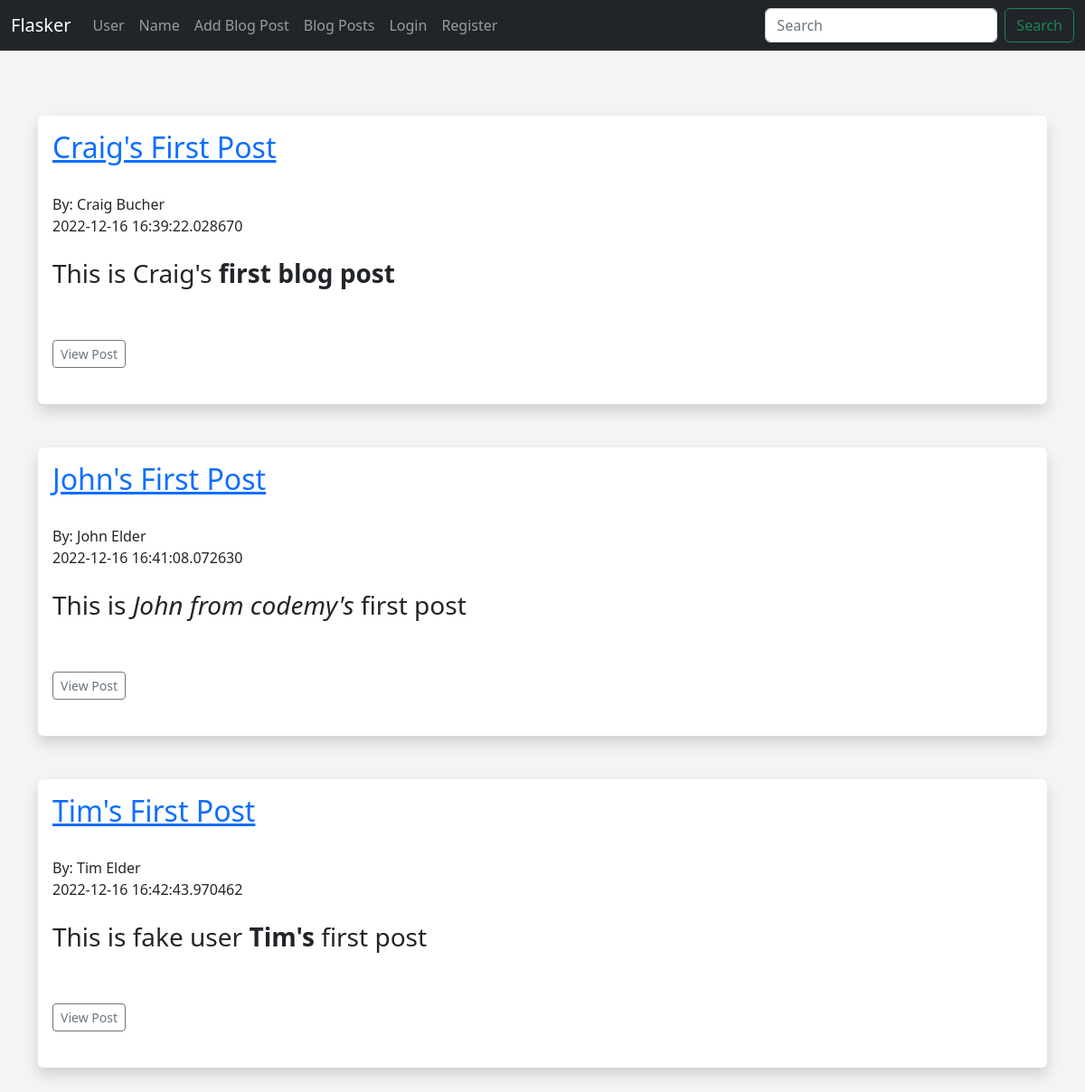
The page /posts on the database its author committed.
### models.py (models this page shows, shortened)
class Posts(db.Model):
    id = db.Column(db.Integer, primary_key=True)
    title = db.Column(db.String(255))
    content = db.Column(db.Text)
    date_posted = db.Column(db.DateTime, default=datetime.utcnow)
    slug = db.Column(db.String(255)) # way to reference post in URL other than just using ID
    poster_id = db.Column(db.Integer, db.ForeignKey('users.id'))

class Users(db.Model, UserMixin):
    id = db.Column(db.Integer, primary_key=True) # gets assigned automatically, since primary key
    username = db.Column(db.String(20), nullable=False)
    name = db.Column(db.String(200), nullable=False) # max length=200, cannot be blank
    email = db.Column(db.String(120), nullable=False, unique=True) # must be unique
    date_added = db.Column(db.DateTime, default=datetime.utcnow)
    favorite_color = db.Column(db.String(120))
    about_author = db.Column(db.Text(500), nullable=True)
    profile_pic = db.Column(db.String(), nullable=True)
    password_hash = db.Column(db.String(128))
    is_superuser = db.Column(db.Boolean, default=False, nullable=False)
    posts = db.relationship('Posts', backref='poster')
    @property
    def password(self):
        raise AttributeError('Password is not a readable attribute!') # shows error if something goes wrong

### app.py (the view)
@app.route('/posts')
def posts():
    posts = Posts.query.order_by(Posts.date_posted)
    return render_template('posts.html', posts=posts)

### forms.py
class SearchForm(FlaskForm):
	searched = StringField("Searched", validators=[DataRequired()])
	submit = SubmitField("Submit")

### app.py (called while the page is built)
@app.context_processor
def base(): # caled base because passing into 'base.html', but could be called anything
	form = SearchForm()
	return dict(form=form)

### templates/posts.html (shortened to what this page needs)
{% extends 'base.html' %}
{% block content %}
<br/>
{% for post in posts %}
<div class="shadow p-3 mb-5 bg-body rounded">
    <h2><a href="{{ url_for('post', id=post.id) }}">{{ post.title }}</h2></a><br/>
    By: {{ post.poster.name }}<br/>
    {{ post.date_posted }}<br/><br/>
    {{ post.content|safe }}<br/><br/>
    <a href="{{ url_for('post', id=post.id) }}" class="btn btn-outline-secondary btn-sm">View Post</a>
    <br/><br/>
</div>
{% endfor %}
{% endblock %}

### static/css/style.css (style rules this page uses)
body { background: #f4f4f4; }

### rows shown on the page
Posts: title "Craig's First Post", poster.name "Craig Bucher", date_posted "2022-12-16 16:39:22.028670", content "This is Craig's first blog post"
Posts: title "John's First Post", poster.name "John Elder", date_posted "2022-12-16 16:41:08.072630", content "This is John from codemy's first post"
Posts: title "Tim's First Post", poster.name "Tim Elder", date_posted "2022-12-16 16:42:43.970462", content "This is fake user Tim's first post"
